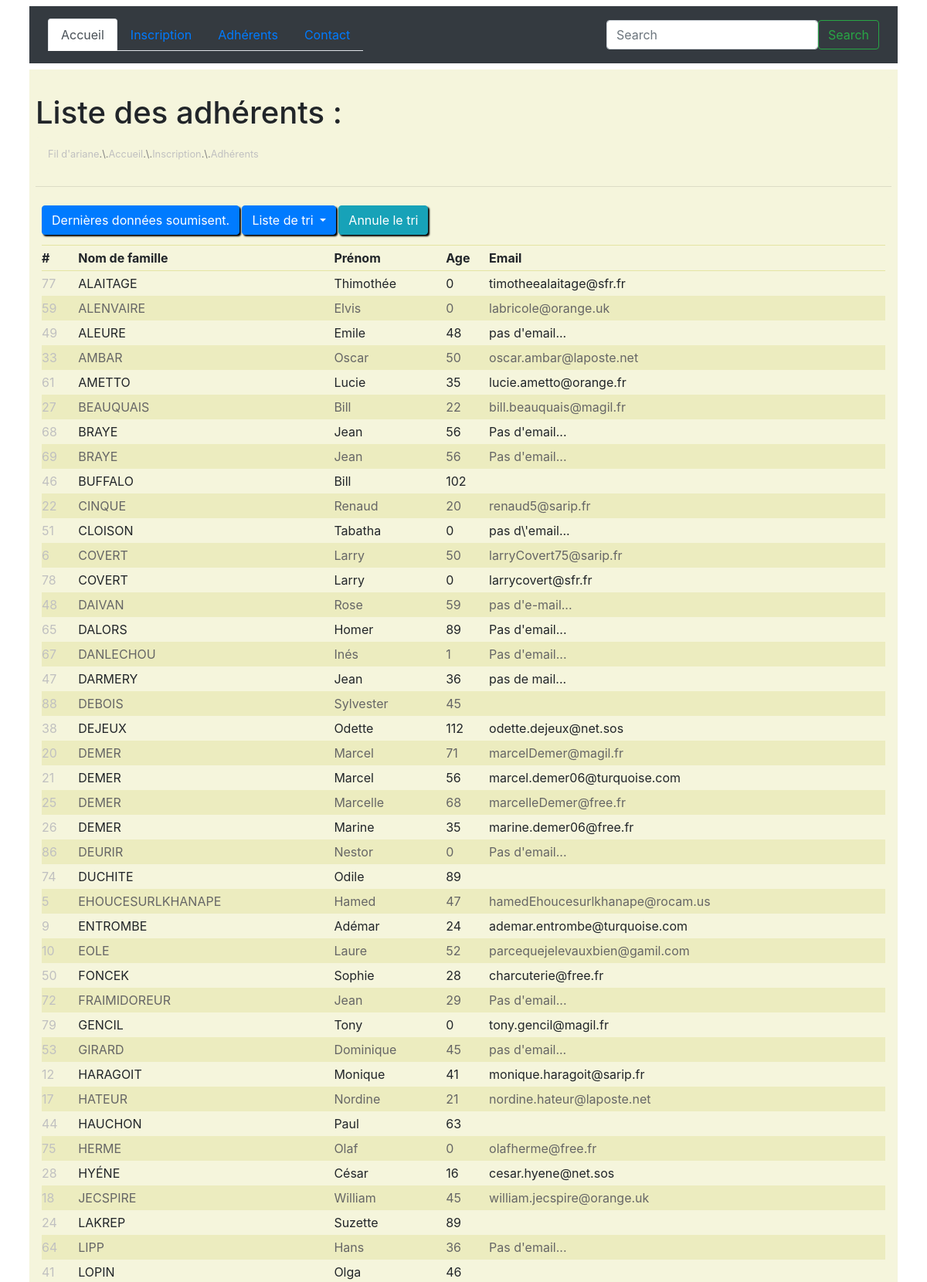
Screenshot of /boot_1.2/php/views/listMembers.php?order=familyname (upper part) with the database file from the repository.
### tables this page shows
CREATE TABLE `identity` (
  `id` int(4) UNSIGNED NOT NULL,
  `familyname` varchar(50) NOT NULL,
  `firstname` varchar(50) NOT NULL,
  `age` int(3) NOT NULL,
  `email` varchar(100) DEFAULT NULL
);

### boot_1.2/php/Controllers/adherentList_order.php (called while the page is built)
<?php
require __DIR__ . '/../bdd/sqlDataSelectTable.php';
require __DIR__ .'/../bdd/sqlSelectOrderColumn.php';
if(empty($_GET['order'])) {
    $results = selectDataTable($pdo);
} else {
    $order = $_GET['order'];
    $results = selectOrderColumn($pdo, $order);
}

### boot_1.2/php/bdd/sqlSelectOrderColumn.php (called while the page is built, shortened)
<?php
function selectOrderColumn($pdo, $order){
    $orderByColumn = "SELECT * FROM identity ORDER BY $order";
    $pdoStatement = $pdo->query($orderByColumn);
    if($pdoStatement === false){
        echo '<h1 style="color:red;"><strong>Un problème est survenu, merci de rééssayer.</strong></h1>';
    } else {
        $results = $pdoStatement->fetchAll(PDO::FETCH_ASSOC);
    }
    return $results;
}

### boot_1.2/php/views/listMembers.php (the view, shortened to what this page needs)
<?php
    require __DIR__ . '/../models/doctype.php';
    require __DIR__ . '/../models/header_nav.php';
    require __DIR__ . '/../inc/breadcrumb.php';
    require __DIR__ . '/../Controllers/adherentList_order.php';
?>
<main>
    <br>
    <h1>Liste des adhérents :</h1>
     <?php
        require __DIR__ . '/../models/breadcrumb_tpl.php';
    ?>
    <hr>
    <section id="adherentsList">
        <button type="button" class="btn btn-displayDataSubmit btn-primary" data-toggle="modal" data-target="#exampleModal" href="../models/modal.php">
            Dernières données soumisent.
        </button>
        <div id="btn_cta">
            <div class="btn-group" role="group">
                <button id="btnGroupDrop1" type="button" class="btn btn-primary dropdown-toggle" data-toggle="dropdown" aria-haspopup="true" aria-expanded="false">
                Liste de tri
                </button>
                <div id="btn_cta-noSort">
                    <?php if(!empty($_GET['order'])): ?>
                        <a class="btn btn-info btn_cancel" href="listMembers.php">Annule le tri</a>
                    <?php endif; ?>
                </div>
            </div>
        </div>
        <table id="table_list">
            <thead>
                <tr>
                    <th>#</th>
                    <th>Nom de famille</th>
                    <th>Prénom</th>
                    <th class="hidden">Age</th>
                    <th class="hidden">Email</th>
                </tr>
            </thead>
            <tbody>
                <?php foreach($results as $currentRow):?>
                    <tr>
                        <td><?= $currentRow['id']; ?></td>
                        <td title="<?= $currentRow['age'] . ' ans ' . ' / ' . 'email : ' .  $currentRow['email']; ?>"><?= $currentRow['familyname']; ?></td>
                        <td><?= $currentRow['firstname']; ?></td>
                        <td class="hidden"><?= $currentRow['age']; ?></td>
                        <td class="hidden"><?= $currentRow['email']; ?></td>
                    </tr>
                <?php endforeach; ?>
            </tbody>
        </table>
    </section>
</main>
<?php require __DIR__ . '/../models/footer.php'; ?>

### boot_1.2/css/style.css (style rules this page uses)
* { box-sizing: border-box; margin: 0; padding: 0; }
header, main { padding: 0.5em; }
header, main { margin-bottom: 0.5em; }
main, main nav .breadcrumb { background-color: beige; }
main section { text-align: justify; }
main section#adherentsList { display: flex; flex-wrap: wrap; padding: 0.5em; }
main section#adherentsList .btn-displayDataSubmit { margin-bottom: 0.8em; }
main section#adherentsList div#btn_cta button#btnGroupDrop1 { margin: 0 0.2em 0 0.2em; }
main section#adherentsList div#btn_cta div .dropdown-menu, main section#adherentsList .btn-displayDataSubmit, main section#adherentsList div#btn_cta button#btnGroupDrop1, main section#adherentsList div#btn_cta .btn_cancel { box-shadow: 2px 2px 2px black; }
main section#adherentsList .btn-displayDataSubmit, main section#adherentsList div#btn_cta button#btnGroupDrop1 { outline: 0; }
main section#adherentsList table#table_list { flex-direction: column; width: 100%; }
main section#adherentsList table#table_list th:first-child { padding-right: 1em; }
main section#adherentsList table#table_list tbody tr td:first-child { color:silver; }
main section#adherentsList table#table_list thead { border-bottom: 1px solid rgb(228, 228, 163); border-top: 1px solid rgb(228, 228, 163); }
main section#adherentsList table#table_list tr { line-height: 2em; }
main section#adherentsList table#table_list tr:nth-child(2n) { background-color: rgba(228, 228, 163, 0.5); color: #666; }

### rows the page displays
identity: id "77", familyname "ALAITAGE", firstname "Thimothée", age "0", email "timotheealaitage@sfr.fr"
identity: id "59", familyname "ALENVAIRE", firstname "Elvis", age "0", email "labricole@orange.uk"
identity: id "49", familyname "ALEURE", firstname "Emile", age "48", email "pas d'email..."
identity: id "33", familyname "AMBAR", firstname "Oscar", age "50", email "oscar.ambar@laposte.net"
identity: id "61", familyname "AMETTO", firstname "Lucie", age "35", email "lucie.ametto@orange.fr"
identity: id "27", familyname "BEAUQUAIS", firstname "Bill", age "22", email "bill.beauquais@magil.fr"
identity: id "68", familyname "BRAYE", firstname "Jean", age "56", email "Pas d'email..."
identity: id "69", familyname "BRAYE", firstname "Jean", age "56", email "Pas d'email..."
identity: id "46", familyname "BUFFALO", firstname "Bill", age "102"
identity: id "22", familyname "CINQUE", firstname "Renaud", age "20", email "renaud5@sarip.fr"
identity: id "51", familyname "CLOISON", firstname "Tabatha", age "0", email "pas d\\'email..."
identity: id "6", familyname "COVERT", firstname "Larry", age "50", email "larryCovert75@sarip.fr"
identity: id "78", familyname "COVERT", firstname "Larry", age "0", email "larrycovert@sfr.fr"
identity: id "48", familyname "DAIVAN", firstname "Rose", age "59", email "pas d'e-mail..."
identity: id "65", familyname "DALORS", firstname "Homer", age "89", email "Pas d'email..."
identity: id "67", familyname "DANLECHOU", firstname "Inés", age "1", email "Pas d'email..."
identity: id "47", familyname "DARMERY", firstname "Jean", age "36", email "pas de mail..."
identity: id "88", familyname "DEBOIS", firstname "Sylvester", age "45"
identity: id "38", familyname "DEJEUX", firstname "Odette", age "112", email "odette.dejeux@net.sos"
identity: id "20", familyname "DEMER", firstname "Marcel", age "71", email "marcelDemer@magil.fr"
identity: id "21", familyname "DEMER", firstname "Marcel", age "56", email "marcel.demer06@turquoise.com"
identity: id "25", familyname "DEMER", firstname "Marcelle", age "68", email "marcelleDemer@free.fr"
identity: id "26", familyname "DEMER", firstname "Marine", age "35", email "marine.demer06@free.fr"
identity: id "86", familyname "DEURIR", firstname "Nestor", age "0", email "Pas d'email..."
identity: id "74", familyname "DUCHITE", firstname "Odile", age "89"
identity: id "5", familyname "EHOUCESURLKHANAPE", firstname "Hamed", age "47", email "hamedEhoucesurlkhanape@rocam.us"
identity: id "9", familyname "ENTROMBE", firstname "Adémar", age "24", email "ademar.entrombe@turquoise.com"
identity: id "10", familyname "EOLE", firstname "Laure", age "52", email "parcequejelevauxbien@gamil.com"
identity: id "50", familyname "FONCEK", firstname "Sophie", age "28", email "charcuterie@free.fr"
identity: id "72", familyname "FRAIMIDOREUR", firstname "Jean", age "29", email "Pas d'email..."
identity: id "79", familyname "GENCIL", firstname "Tony", age "0", email "tony.gencil@magil.fr"
identity: id "53", familyname "GIRARD", firstname "Dominique", age "45", email "pas d'email..."
identity: id "12", familyname "HARAGOIT", firstname "Monique", age "41", email "monique.haragoit@sarip.fr"
identity: id "17", familyname "HATEUR", firstname "Nordine", age "21", email "nordine.hateur@laposte.net"
identity: id "44", familyname "HAUCHON", firstname "Paul", age "63"
identity: id "75", familyname "HERME", firstname "Olaf", age "0", email "olafherme@free.fr"
identity: id "28", familyname "HYÉNE", firstname "César", age "16", email "cesar.hyene@net.sos"
identity: id "18", familyname "JECSPIRE", firstname "William", age "45", email "william.jecspire@orange.uk"
identity: id "24", familyname "LAKREP", firstname "Suzette", age "89"
identity: id "64", familyname "LIPP", firstname "Hans", age "36", email "Pas d'email..."
identity: id "41", familyname "LOPIN", firstname "Olga", age "46"

### other values shown
NOM_SITE "Fil d'ariane"
$lien "Accueil"
$lien "Inscription"
$lien "Adhérents"
